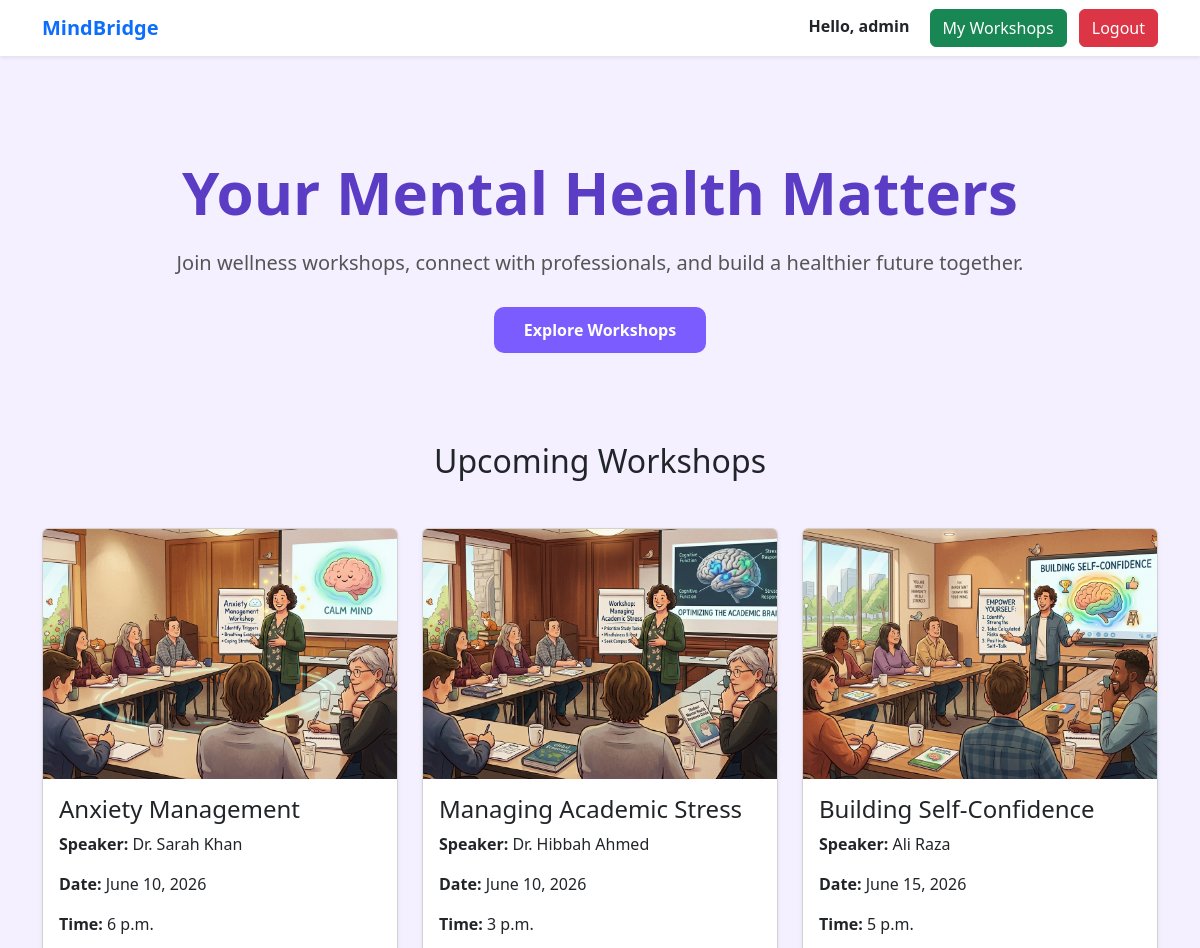
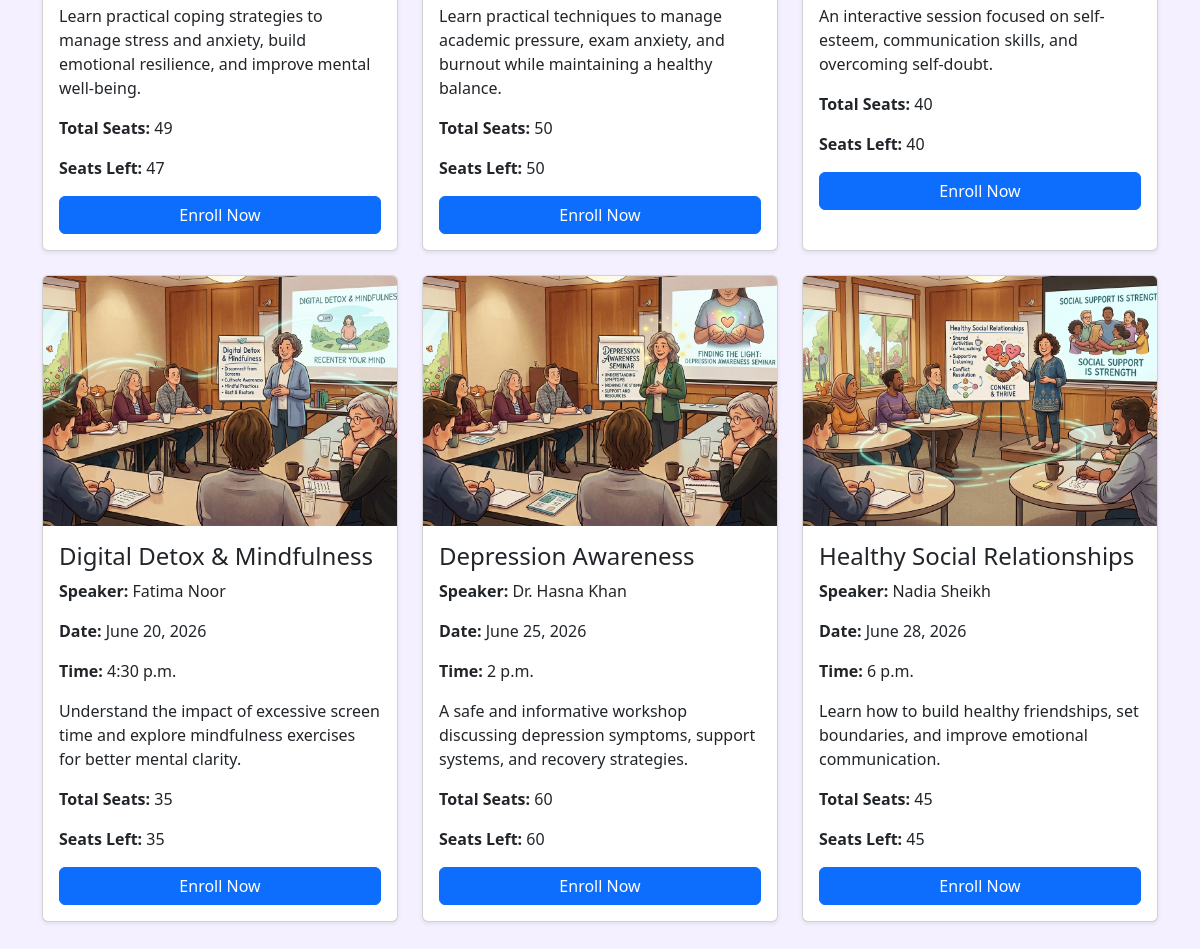
The app's page / (signed in) with its own data (2 pictures, top to bottom).
### workshops/models.py (models this page shows, shortened)
class Workshop(models.Model):
    title = models.CharField(max_length=200)
    speaker = models.CharField(max_length=100)
    date = models.DateField()
    time = models.TimeField()
    description = models.TextField()
    image = models.ImageField(
    upload_to='workshop_images/',
    blank=True,
    null=True
)
    seats = models.IntegerField()
    def seats_left(self):
        enrolled_count = self.enrollment_set.count()
        return self.seats - enrolled_count

### workshops/views.py (the view)
# urls.py: path('', views.home, name='home'),
def home(request):
    workshops = Workshop.objects.all()
    return render(request, 'home.html', {
        'workshops': workshops
    })

### workshops/templates/home.html (shortened to what this page needs)
<!DOCTYPE html>
<html lang="en">
<head>
    <link href="https://cdn.jsdelivr.net/npm/bootstrap@5.3.3/dist/css/bootstrap.min.css" rel="stylesheet">
</head>
<body>
    <nav class="navbar navbar-expand-lg shadow-sm">
        <div class="container">
            <a class="navbar-brand fw-bold text-primary" href="#">
                MindBridge
            </a>
            <div>
                {% if user.is_authenticated %}
                    <span class="me-3 fw-bold">
                        Hello, {{ user.username }}
                    </span>
                    <a href="/my-workshops/"
                       class="btn btn-success me-2">
                        My Workshops
                    </a>
                    <a href="/logout/"
                       class="btn btn-danger">
                        Logout
                    </a>
                {% endif %}
            </div>
        </div>
    </nav>
    <section class="hero">
        <h1>Your Mental Health Matters</h1>
        <p>
            Join wellness workshops, connect with professionals,
            and build a healthier future together.
        </p>
        <br>
        <a href="#workshops" class="btn-custom">
            Explore Workshops
        </a>
    </section>
    <div class="container mb-5" id="workshops">
        <h2 class="text-center mb-5">
            Upcoming Workshops
        </h2>
        <div class="row">
            {% for workshop in workshops %}
            <div class="col-md-4 mb-4">
                <div class="card shadow-sm h-100">
                    {% if workshop.image %}
                    <img src="{{ workshop.image.url }}"
                         class="card-img-top"
                         style="height:250px; object-fit:cover;">
                    {% else %}
                    <img src="https://via.placeholder.com/400x250"
                         class="card-img-top"
                         style="height:250px; object-fit:cover;">
                    {% endif %}
                    <div class="card-body">
                        <h4>
                            {{ workshop.title }}
                        </h4>
                        <p>
                            <strong>Speaker:</strong>
                            {{ workshop.speaker }}
                        </p>
                        <p>
                            <strong>Date:</strong>
                            {{ workshop.date }}
                        </p>
                        <p>
                            <strong>Time:</strong>
                            {{ workshop.time }}
                        </p>
                        <p>
                            {{ workshop.description }}
                        </p>
                        <p>
                            <strong>Total Seats:</strong>
                            {{ workshop.seats }}
                        </p>
                        <p>
                            <strong>Seats Left:</strong>
                            {{ workshop.seats_left }}
                        </p>
                        {% if workshop.seats_left > 0 %}
                            <a href="/enroll/{{ workshop.id }}/"
                               class="btn btn-primary w-100">
                                Enroll Now
                            </a>
                        {% else %}
                            <button class="btn btn-secondary w-100"
                                    disabled>
                                Workshop Full
                            </button>
                        {% endif %}
                    </div>
                </div>
            </div>
            {% empty %}
            <h4 class="text-center">
                No workshops available right now.
            </h4>
            {% endfor %}
        </div>
    </div>
</body>
</html>

### workshops/templates/home.html (style rules this page uses)
body { background-color:#f5f0ff; }
html { scroll-behavior:smooth; }
.hero { padding:100px 20px; text-align:center; }
.hero h1 { font-size:60px; font-weight:bold; color:#5b3cc4; }
.hero p { font-size:20px; color:#555; margin-top:20px; }
.btn-custom { background-color:#7b5cff; color:white; padding:12px 30px; border-radius:10px; text-decoration:none; font-weight:bold; }
.navbar { background:white; }

### records on screen
Workshop: image (picture), title "Anxiety Management", speaker "Dr. Sarah Khan", date "June 10, 2026", time "6 p.m.", description "Learn practical coping strategies to manage stress and anxiety, build emotional resilience, and improve mental well-being.", seats "49", seats_left "47"
Workshop: image (picture), title "Managing Academic Stress", speaker "Dr. Hibbah Ahmed", date "June 10, 2026", time "3 p.m.", description "Learn practical techniques to manage academic pressure, exam anxiety, and burnout while maintaining a healthy balance.", seats "50", seats_left "50"
Workshop: image (picture), title "Building Self-Confidence", speaker "Ali Raza", date "June 15, 2026", time "5 p.m.", description "An interactive session focused on self-esteem, communication skills, and overcoming self-doubt.", seats "40", seats_left "40"
Workshop: image (picture), title "Digital Detox & Mindfulness", speaker "Fatima Noor", date "June 20, 2026", time "4:30 p.m.", description "Understand the impact of excessive screen time and explore mindfulness exercises for better mental clarity.", seats "35", seats_left "35"
Workshop: image (picture), title "Depression Awareness", speaker "Dr. Hasna Khan", date "June 25, 2026", time "2 p.m.", description "A safe and informative workshop discussing depression symptoms, support systems, and recovery strategies.", seats "60", seats_left "60"
Workshop: image (picture), title "Healthy Social Relationships", speaker "Nadia Sheikh", date "June 28, 2026", time "6 p.m.", description "Learn how to build healthy friendships, set boundaries, and improve emotional communication.", seats "45", seats_left "45"

### other values on screen
{{ user.username }} "admin"
